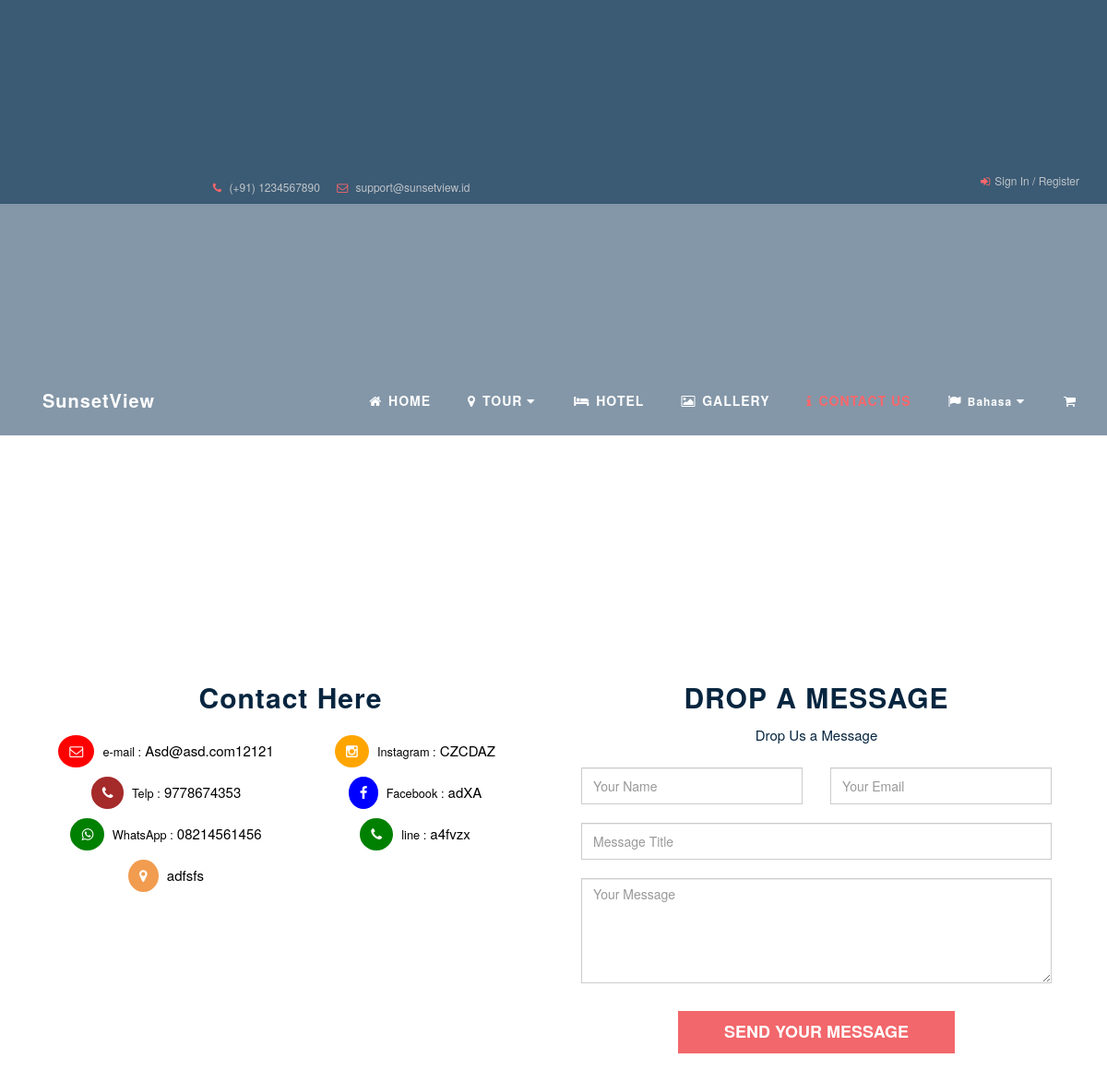
Before: /ContactUs (upper part) with the older database file.
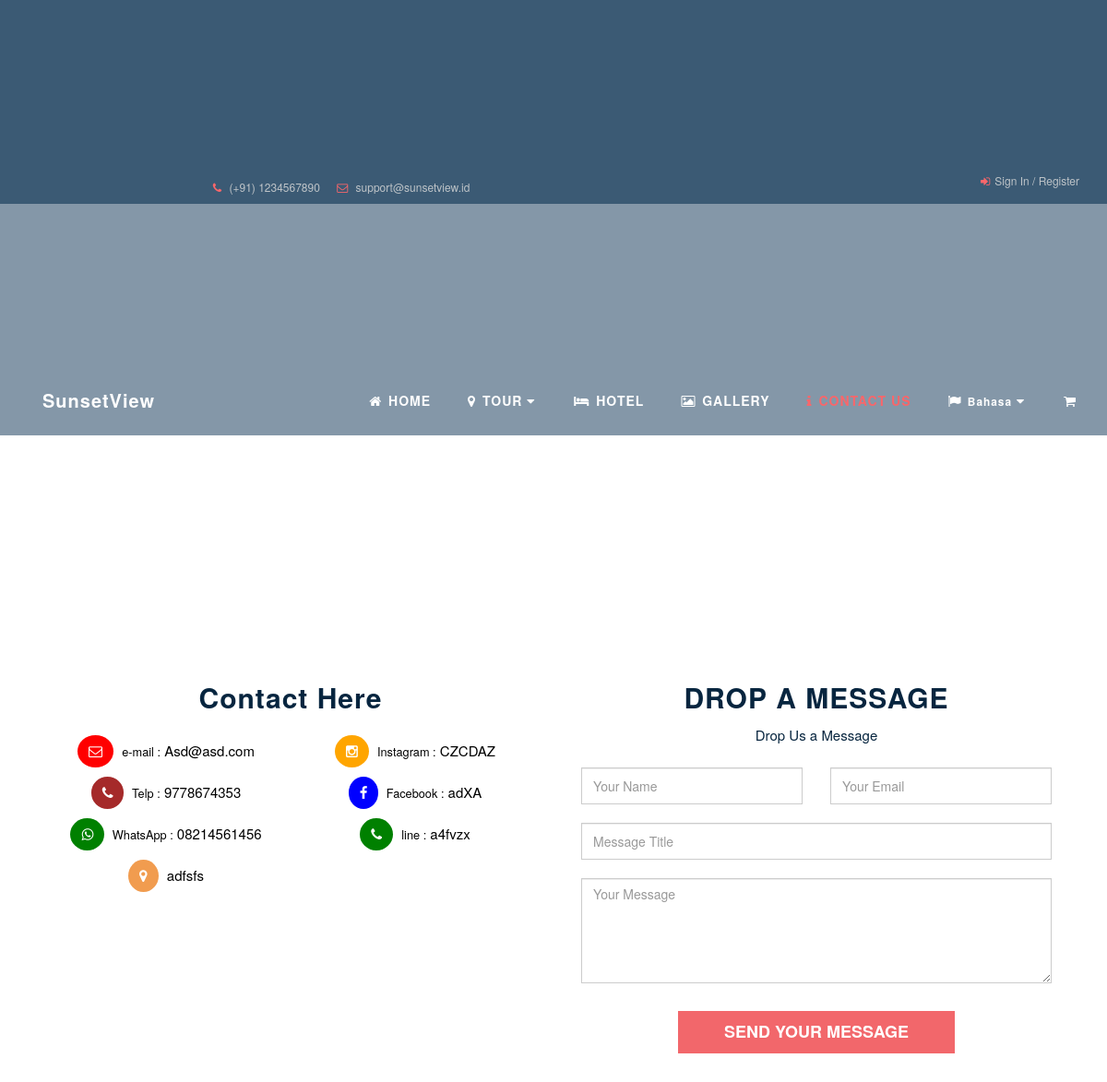
After: the same page with the newer database file.
### tables this page shows
CREATE TABLE `contact` (
  `idcontact` int(11) NOT NULL,
  `judul` varchar(100) NOT NULL,
  `isi` text NOT NULL,
  `noWa` varchar(12) NOT NULL,
  `email` varchar(100) NOT NULL,
  `noTelp` varchar(12) NOT NULL,
  `idWchat` varchar(20) NOT NULL,
  `idLine` varchar(20) NOT NULL,
  `facebook` varchar(100) NOT NULL,
  `ig` varchar(100) NOT NULL,
  `redirectFb` text NOT NULL,
  `redirectIg` text NOT NULL,
  `alamat` text NOT NULL
);

### application/controllers/ContactUs.php (called while the page is built, shortened)
<?php
class ContactUs extends CI_Controller {
	public function index()
	{
		$data['contact']=$this->M_model->select('contact');
		$this->load->view('user/v_contact',$data);
	}
}

### index.php (called while the page is built, shortened)
<?php
require_once BASEPATH.'core/CodeIgniter.php';

### application/models/M_model.php (called while the page is built, shortened)
<?php
class M_model extends CI_Model {
    public function select($table){
    return $this->db->get($table);
  }
}

### application/views/user/v_contact.php (the view, shortened to what this page needs)
	<div class="row about-intro">
		<div class="container clear-padding">
			<div class="col-md-6 col-sm-6 contact-form">
				<h2>Contact Here</h2>
				<div class="row">
					<?php foreach ($contact->result() as $h): ?>
					<div class="col-md-6">
						<p class="thank"><i class="fa fa-envelope-o" style="background: red;"></i><a href="" style="color: black"> <small> e-mail :</small>  <?php echo $h->email ?></a></p>
						<p class="thank"><i class="fa fa-phone" style="background: brown"> </i><a href="" style="color: black"><small> Telp :</small> <?php echo $h->noTelp ?></a></p>
						<p class="thank"><i class="fa fa-whatsapp" style="background: green"> </i><a href="" style="color: black"><small> WhatsApp :</small> <?php echo $h->noWa ?></a></p>
						<p class="thank"><i class="fa fa-map-marker"></i><a href="" style="color: black">  <?php echo $h->alamat ?></a></p>
					</div>
					<div class="col-md-6">
						<p class="thank"><i class="fa fa-instagram" style="background: orange"> </i><a href="" style="color: black"> <small> Instagram :</small> <?php echo $h->ig ?></a></p>
						<p class="thank"><i class="fa fa-facebook" style="background: blue"> </i><a href="" style="color: black"><small> Facebook :</small> <?php echo $h->facebook ?></a></p>
						<p class="thank"><i class="fa fa-phone" style="background: green"> </i><a href="" style="color: black"> <small> line :</small> <?php echo $h->idLine ?></a></p>
					</div>
					<?php endforeach ?>
				</div>
			</div>
			<div class="col-md-6 col-sm-6 contact-form">
				<div class="col-md-12">
					<h2>DROP A MESSAGE</h2>
					<h5>Drop Us a Message</h5>
				</div>
				<form method="post" action="<?php echo base_url('ContactUs/pesan') ?>">
					<div class="col-md-6 col-sm-6">
						<input type="text" name="nama" required class="form-control" placeholder="Your Name" required="">
					</div>
					<div class="col-md-6 col-sm-6">
						<input type="email" name="mail" required class="form-control" placeholder="Your Email" required="">
					</div>
					<div class="clearfix"></div>
					<div class="col-md-12">
						<input type="text" name="judul" required class="form-control" placeholder="Message Title" required="">
					</div>
					<div class="col-md-12">
						<textarea class="form-control" name="isi" rows="5" id="comment" placeholder="Your Message" required=""></textarea>
					</div>
					<div class="text-center">
						<button type="submit" class="btn btn-default submit-review">SEND YOUR MESSAGE</button>
					</div>
				</form>
			</div>
		</div>
	</div>
</body>
</html>

Changed rows visible on the page:
changed contact "adfsfs": email "Asd@asd.com12121" → "Asd@asd.com"
